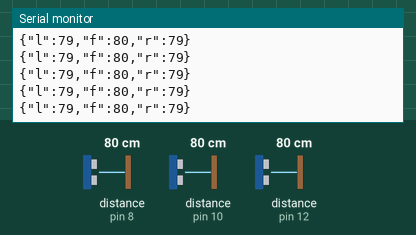
Simulated run of this sketch. Board: Arduino Uno, built with avr-gcc and run on an emulated ATmega328P. Shown: the last lines printed to the serial monitor. Wiring (inferred from the names in the program): 3 × ultrasonic range finder: trigger pin 7, echo pin 8 / trigger pin 9, echo pin 10 / trigger pin 11, echo pin 12. The test bench sets the inputs (shaded band); at power-on: distance to the obstacle (sensors on pin 8, pin 10, pin 12) 80 cm. The echo pulse lasts 58.3 µs per cm.

Above: at 1.2 s.
1.3 s: distance to the obstacle (sensor on pin 8) set to 2 cm
At 1.44 s:
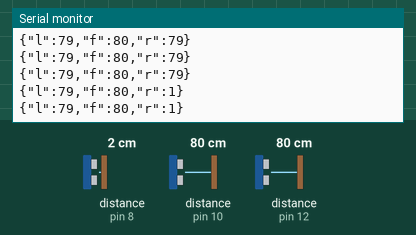
2.8 s: distance to the obstacle (sensor on pin 10) set to 2 cm
At 2.93 s:
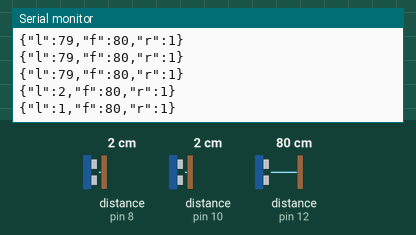
4.3 s: distance to the obstacle (sensor on pin 12) set to 2 cm
At 4.43 s:
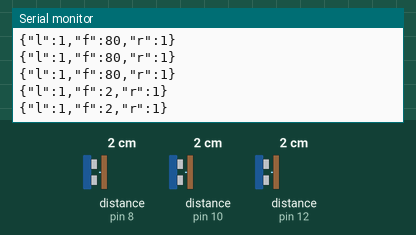
5.8 s: distance to the obstacle (sensor on pin 8) set to 4 cm
At 5.83 s:
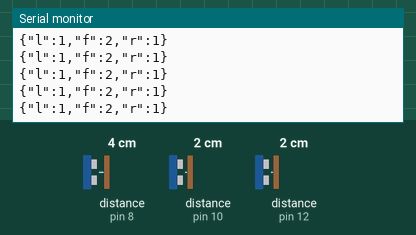
7.3 s: distance to the obstacle (sensor on pin 10) set to 4 cm
At 7.33 s:
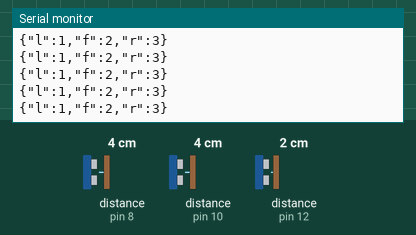
8.8 s: distance to the obstacle (sensor on pin 12) set to 4 cm
At 8.83 s:
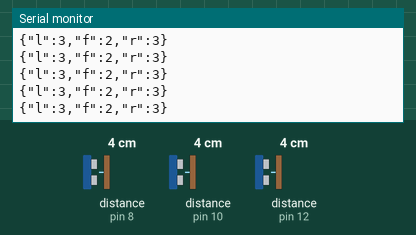
Timing chart, 0 to 11.3 s (numbered marks = the images above; inputs shaded):
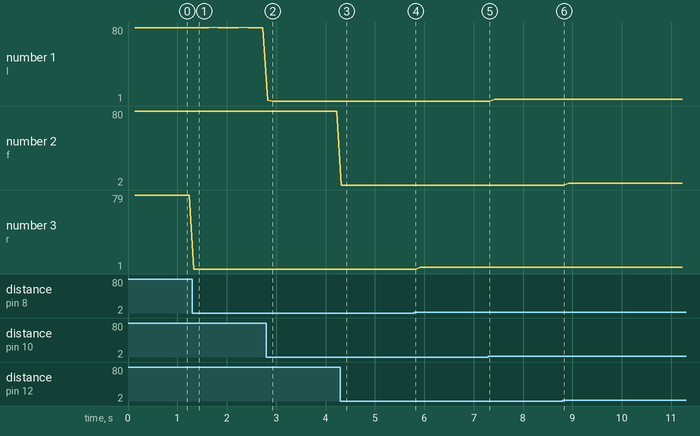

The sketch:

sensor.ino
```cpp
// 3 adet HC-SR04 ultrasonik sensor: sol on, on, sag on (Tangent Bug, Ornek 08).
//
// Donanim ve seri protokol 07_Bug0Algorithm ile AYNIDIR, boylece ayni
// sensor karti ve ana uygulamadaki ArduinoTriSensor.h degistirilmeden
// kullanilir. Fark: her kanal icin son 2 olcumun KUCUGU gonderilir.
// HC-SR04 egik / yumusak yuzeylerde yankiyi sik sik kacirir; bu tek
// seferlik sahte "uzak" (veya -1) okuma, Tangent Bug'da yanlis bir "engel
// ucu" ya da yanlis "yol acik" kararina yol acabilir. Son 2 olcumun kucugu
// bunu bastirir ve yeni beliren YAKIN bir engeli ayni dongude bildirir
// (gecikme yok). Sahte "yakin" okumalar ise sadece temkinli davranisa yol
// acar - guvenli taraf. (Simulasyonda 3'lu medyana gore daha genis guvenlik
// payi verdi.)
//
// Pin atamasi (gerekirse degistirin):
//   sol on : Trig = 9,  Echo = 10
//   on     : Trig = 11, Echo = 12
//   sag on : Trig = 7,  Echo = 8
//
// Seri cikti (~10 Hz, 115200 baud), tek satir JSON:
//   {"l":32,"f":40,"r":27}
// Yanki alinamazsa (zaman asimi / menzil disi) ilgili alan -1 olur; ana
// uygulama -1'i "en az azami menzil kadar bos" olarak yorumlar. Kablo/paket
// hatalari ise alanin hic gelmemesiyle (gecersiz) ayirt edilir.

const uint8_t TRIG_PINS[3] = {9, 11, 7};   // sol, on, sag
const uint8_t ECHO_PINS[3] = {10, 12, 8};

const unsigned long READ_TIMEOUT_US = 25000;    // ~4.3 m karsiligi, guvenlik payiyla
const unsigned long INTER_SENSOR_GAP_MS = 10;   // sensorler arasi bekleme (capraz yanki onlemi)
const unsigned long INTERVAL_MS = 100;          // tam dongu periyodu -> ~10 Hz
const long NO_ECHO = 100000;                    // filtre icin "yanki yok" = cok uzak

long history[3][2];          // [kanal][son 2 olcum]
uint8_t historyIndex = 0;
unsigned long lastCycle = 0;

long readCm(uint8_t trigPin, uint8_t echoPin) {
  digitalWrite(trigPin, LOW);
  delayMicroseconds(2);
  digitalWrite(trigPin, HIGH);
  delayMicroseconds(10);
  digitalWrite(trigPin, LOW);

  unsigned long duration = pulseIn(echoPin, HIGH, READ_TIMEOUT_US);
  if (duration == 0) {
    return NO_ECHO;  // zaman asimi: yanki yok / menzil disi
  }
  return (long)(duration * 0.0343 / 2.0);
}

long filtered(uint8_t ch) {
  long m = min(history[ch][0], history[ch][1]);
  return (m >= NO_ECHO) ? -1 : m;
}

void setup() {
  Serial.begin(115200);
  for (uint8_t i = 0; i < 3; ++i) {
    pinMode(TRIG_PINS[i], OUTPUT);
    pinMode(ECHO_PINS[i], INPUT);
    for (uint8_t k = 0; k < 2; ++k) history[i][k] = NO_ECHO;
  }
}

void loop() {
  if (millis() - lastCycle < INTERVAL_MS) {
    return;
  }
  lastCycle = millis();

  // Sirayla oku: bir sensorun yankisi beklenirken digeri tetiklenmez.
  for (uint8_t i = 0; i < 3; ++i) {
    history[i][historyIndex] = readCm(TRIG_PINS[i], ECHO_PINS[i]);
    if (i < 2) delay(INTER_SENSOR_GAP_MS);
  }
  historyIndex = (historyIndex + 1) % 2;

  Serial.print("{\"l\":");
  Serial.print(filtered(0));
  Serial.print(",\"f\":");
  Serial.print(filtered(1));
  Serial.print(",\"r\":");
  Serial.print(filtered(2));
  Serial.println("}");
}
```

Measured:
- after the input at 1.3 s, the serial monitor: prints a new line at once (image 1)
- after the input at 2.8 s, the serial monitor: prints a new line at once (image 2)
- after the input at 4.3 s, the serial monitor: prints a new line at once (image 3)
- plotted number 2: 2 → 4 after the input at 8.8 s
- plotted number 3: 79 → 1 after the input at 1.3 s, 1 → 3 after the input at 5.8 s
